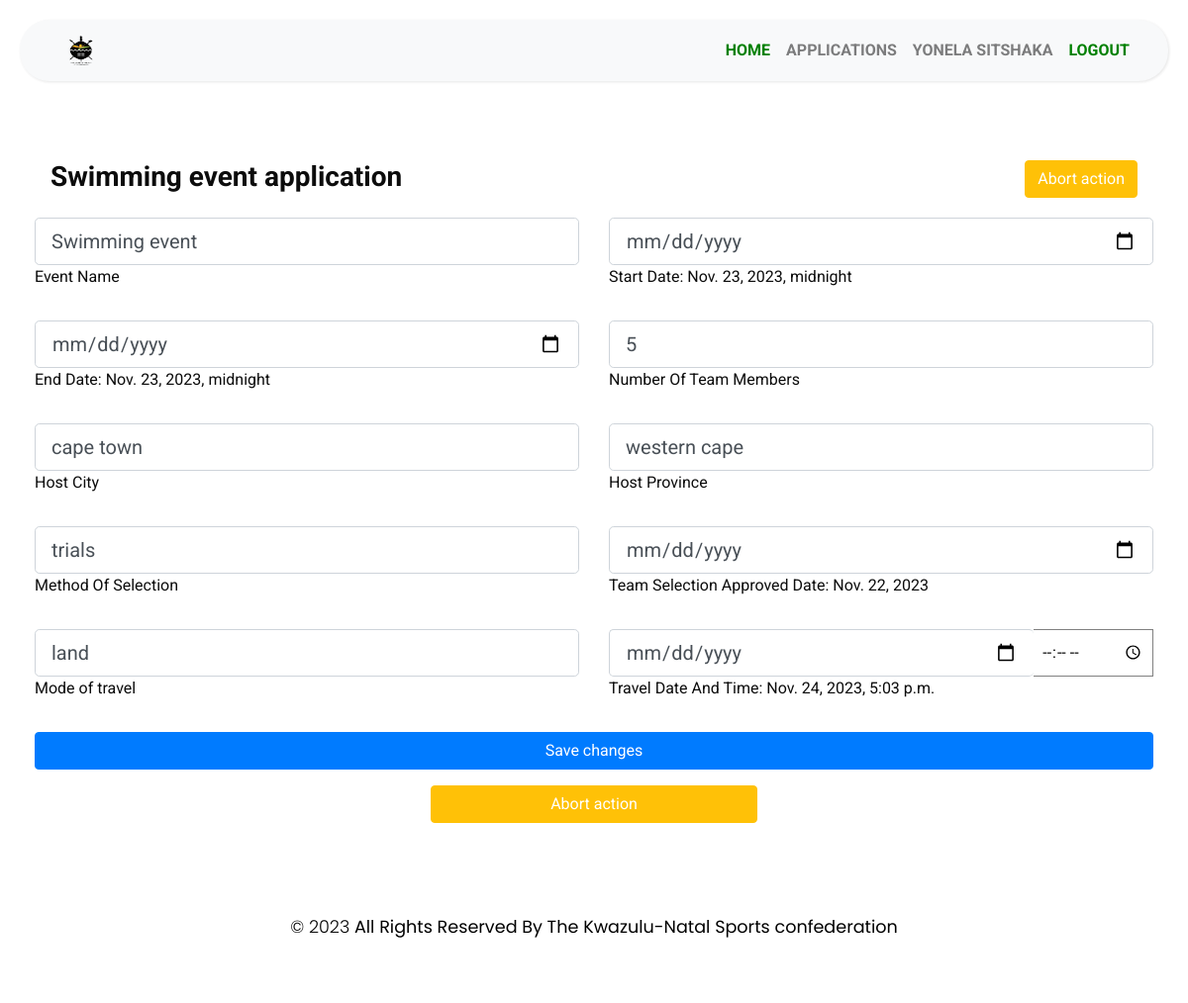
The page /UpdateDetails/2 (signed in) on the database its author committed.
### MyApp/models.py (models this page shows)
class Application(models.Model):
    ApplicationId = models.AutoField(primary_key=True)
    user = models.ForeignKey(User,blank=True,null=True,on_delete=models.CASCADE)
    FederationPersonel = models.ForeignKey(FederationPersonel,blank=True,null=True,on_delete=models.CASCADE)
    EventName = models.CharField(max_length=255)
    StartDate = models.DateTimeField(max_length=255)
    EndDate = models.DateTimeField(max_length=255)
    HostCity = models.CharField(max_length=255)
    HostProvince =models.CharField(max_length=255)
    ReportSubmitAgreement = models.BooleanField(default=False)
    NumberOfTeam = models.IntegerField()
    MethodOfSelection = models.CharField(max_length=255)
    SelectionApprovedDate = models.DateField(max_length=255)
    TravelDateTime = models.DateTimeField(max_length=255)
    ModeOfTravel = models.CharField(max_length=255)
    CodeOfConductAcceped = models.BooleanField(default=False)
    RegulationsInterestDeclaration  = models.CharField(max_length=300, default='NotProvided')
    RegulationsInterestDeclaration  = models.CharField(max_length=300, default='NotProvided')
    SelectionCriteriaProtocols = models.CharField(max_length=300, default='NotProvided')
    GeneralRegulationSelectionProcedure  =models.CharField(max_length=300, default='NotProvided')
    DocumentationOfSelectionSubmitted = models.CharField(max_length=300, default='NotProvided')
    TeamOfficialDuties = models.CharField(max_length=300, default='NotProvided')
    AcceptanceOfTeamAppointment = models.CharField(max_length=300, default='NotProvided')
    HighPerformancePlan = models.CharField(max_length=300, default='NotProvided')
    EventInvitation  = models.CharField(max_length=300, default='NotProvided')
    ApplicationDate  = models.DateTimeField(default=datetime.now())
    Step = models.CharField(max_length=255, default='start')
    ApplicationStatus = models.CharField(max_length=255, default='Oncreate')
    isHistory = models.BooleanField(default=False)
    DateCreated = models.DateTimeField(default=datetime.now())
    DeclineReason = models.TextField(blank=True, null=True)
    CancelReason = models.TextField(blank=True, null=True)
    ApparelLetters = models.CharField(max_length=300, blank=True, null=True)

### MyApp/views.py (the view, shortened to what this page needs)
# urls.py: path('UpdateDetails/<int:ApplicationId>', views.UpdateDetails,name="UpdateDetails"),
@login_required
def UpdateDetails(request, ApplicationId):
    application = get_object_or_404(Application, pk= ApplicationId)
    if request.method =='GET':
        return render(request, 'MyApp/UpdateDetails.html', {"application":application})

### MyApp/templates/MyApp/UpdateDetails.html (shortened to what this page needs)
{% extends "MyApp/base.html" %}
{% block content %}
    {% load static %}
    <div class="container">
        <div style="padding:1rem; display:flex;justify-content:space-between">
            <div>
               <h3><b> {{application.EventName}} application</b></h3>
            </div>
            <div>
                <a style="color:white" href="{% url 'Application_review' applicationId=application.ApplicationId %}" class="btn btn-default btn-warning">
                    Abort action
                </a>
            </div>
        </div>
        <form method="post"  enctype="multipart/form-data" style="width:inherit">
            <div class="row">
                <div class="col-md-6 mb-4">
                    <div class="form-outline">
                        <input required type="text" name="EventName" value="{{application.EventName}}" placeholder="Name of event"  class="form-control form-control-lg">
                        <label class="form-label" for="EventName">Event Name</label>
                    </div>
                </div>
                <div class="col-md-6 mb-4">
                <div class="form-outline" style="display:flex;flex-direction: column">
                    <input required  type="date" name="StartDate"  class="form-control form-control-lg">
                    <label class="form-label" for="Middlename">Start Date: {{application.StartDate}}</label>
                </div>
                </div>
            </div>
            <div class="row">
                <div class="col-md-6 mb-4">
                    <div class="form-outline">
                        <input required type="date" name="EndDate" class="form-control form-control-lg">
                        <label class="form-label" for="EndDate">End Date: {{application.StartDate}}</label>
                    </div>
                </div>
                <div class="col-md-6 mb-4">
                <div class="form-outline" style="display:flex;flex-direction: column">
                    <input required  type="number" name="NumberOfTeam" value="{{application.NumberOfTeam}}" class="form-control form-control-lg">
                    <label class="form-label" for="NumberOfTeam">Number Of Team Members</label>
                </div>
                </div>
            </div>
            <div class="row">
                <div class="col-md-6 mb-4">
                    <div class="form-outline">
                        <input required type="text" name="HostCity" value="{{application.HostCity}}" class="form-control form-control-lg">
                        <label class="form-label" for="HostCity">Host City</label>
                    </div>
                </div>
                <div class="col-md-6 mb-4">
                <div class="form-outline" style="display:flex;flex-direction: column">
                    <input required  type="text" name="HostProvince" value="{{application.HostProvince}}"  class="form-control form-control-lg">
                    <label class="form-label" for="Middlename">Host Province</label>
                </div>
                </div>
            </div>
            <div class="row">
                <div class="col-md-6 mb-4">
                    <div class="form-outline">
                        <input required type="text" name="MethodOfSelection" value="{{application.MethodOfSelection}}" class="form-control form-control-lg">
                        <label class="form-label" for="MethodOfSelection">Method Of Selection</label>
                    </div>
                </div>
                <div class="col-md-6 mb-4">
                <div class="form-outline" style="display:flex;flex-direction: column">
                    <input type="date" name="SelectionApprovedDate" class="form-control form-control-lg" />
                    <label class="form-label" for="RepresatativeType">Team Selection Approved  Date: {{application.SelectionApprovedDate}}</label>
                </div>
                </div>
            </div>
            <div class="row">
                <div class="col-md-6 mb-4">
                    <div class="form-outline">
                        <input required type="text" name="ModeOfTravel" value="{{application.ModeOfTravel}}" class="form-control form-control-lg">
                        <label class="form-label" for="ModeOfTravel">Mode of travel</label>
                    </div>
                </div>
                <div class="col-md-6 mb-4">
                    <div class="form-outline" style="display:flex;flex-direction: column">
                        <div style="display:flex; ">
                            <input required  type="date" name="TravelDate" style="border-right:none"  class="form-control form-control-lg">
                            <input required type="time" name="TravelTime" style="padding:0.5rem; border:solid 1px grey; border-left:none; border-raduis:12px"/>
                        </div>
                        <label class="form-label" for="TravelDateTime">Travel Date And Time: {{application.TravelDateTime}}</label>
                    </div>
                </div>
            </div>
            <input class="btn btn-default btn-primary" style="width:100%" type="submit" value="Save changes"/>
            <div style="padding:1rem; display:flex; justify-content:center; ">
                <a style="color:white;width:30%" href="{% url 'Application_review' applicationId=application.ApplicationId %}" class="btn btn-default btn-warning">
                    Abort action
                </a>
            </div>
        </form>
    </div>
{% endblock %}

### MyApp/templates/MyApp/base.html (shortened to what this page needs)
<!DOCTYPE html>
<html>
<head>
    {%load static %}
    <link rel="stylesheet" href="{% static 'manageProfile/Profile.css' %}">
    <link rel="stylesheet" href="https://stackpath.bootstrapcdn.com/bootstrap/4.1.0/css/bootstrap.min.css">
    <link rel="stylesheet" href="{% static 'manageProfile/css/style5.css' %}">
    <link rel="stylesheet" href="{% static 'manageProfile/css/style.css' %}">
    <link rel="stylesheet" href="{% static 'manageProfile/css1/style.css' %}">
<link rel="stylesheet" type="text/css" href="{% static 'manageProfile/css1/bootstrap.css' %}" />
  <link rel="stylesheet" href="{% static 'manageProfile/css1/nice-select.min.css' %}">
  <link rel="stylesheet" type="text/css" href="https://cdnjs.cloudflare.com/ajax/libs/OwlCarousel2/2.3.4/assets/owl.carousel.min.css" />
  <link href="{% static 'manageProfile/css1/font-awesome.min.css' %}" rel="stylesheet" />
  <link href="{% static 'manageProfile/css1/style.css' %}" rel="stylesheet" />
  <link href="{% static 'manageProfile/css1/responsive.css' %}" rel="stylesheet" />
</head>
<body>
    <div class="wrapper" >
        <div id="content">
            <nav class="navbar navbar-expand-lg navbar-light bg-light" style="border-radius:30px">
                <div class="container-fluid" style="color: black;">
                    <a class="nav-link" href="{% url 'home' %}" style="color: green;"> <img style="width:inherit;width:30px;border-radius:12px;height:30px " src="{% static 'manageProfile/images/kzn-sports-confederation-logo.png' %}" class="thumbnail"/></a>
                    <div class="collapse navbar-collapse" id="navbarSupportedContent">
                      <ul class="nav navbar-nav ml-auto"style="color: azure;">
                            {% if user.is_authenticated %}
                                <li class="nav-item text-uppercase font-weight-bold">
                                    <a style="color: green;" class="nav-link"  href="{% url 'home' %}">Home</a>
                                </li>
                                {% if user.is_superuser %}
                                    {% comment %} <li class="nav-item">
                                        <a style="color: black;" class="nav-link" href="#"> Supper User State</a>
                                    </li> {% endcomment %}
                                    <li class="nav-item text-uppercase font-weight-bold">
                                        <a href="{% url 'Applications' %}" style="color: green;" class="nav-link" href="">Applications</a>
                                    </li>
                                {% else %}
                                    <li class="nav-item text-uppercase font-weight-bold">
                                        <a class="nav-link" href="{%   url 'my_applications' %}" >Applications</a>
                                    </li>
                                {% endif %}
                                <li class="nav-item text-uppercase font-weight-bold">
                                    <a class="nav-link" href="{% url 'account' %}">{{user.first_name}} {{user.last_name}}</a>
                                </li>
                                <li class="nav-item text-uppercase font-weight-bold">
                                    <a style="color: green;" class="nav-link" href="{% url 'logoutuser' %}">logout</a>
                                </li>
                            {% endif %}
                        </ul>
                    </div>
                </div>
            </nav>
            <br>
            {% block content %}
            {% endblock %}
            <br>
            <footer class="footer_section" style="height:auto;margin-bottom:0px;width: 100%; margin-top: 10px;border-radius:30px">
                <div class="container" style="margin-bottom:0px;padding:1rem">
                    <center>
                        <b class="text-center">
                            <p style="color:black;">
                                &copy; <span id="displayYear"></span><b> All Rights Reserved By The</b>
                                <a href="#"><b>Kwazulu-Natal Sports confederation</b></a>
                            </p>
                        </b>
                    </center>
                </div>
            </footer>
        </div>
    </div>
</body>
</html>

### MyApp/static/manageProfile/css/style5.css (style rules this page uses)
body { font-family: 'Poppins', sans-serif; background: #fafafa; }
p { font-family: 'Poppins', sans-serif; font-size: 1.1em; font-weight: 300; line-height: 1.7em; color: #999; }
a, a:hover, a:focus { color: inherit; text-decoration: none; transition: all 0.3s; }
.navbar { padding: 15px 10px; background: #fff; border: none; border-radius: 0; margin-bottom: 40px; box-shadow: 1px 1px 3px rgba(0, 0, 0, 0.1); }
.wrapper { display: flex; width: 100%; align-items: stretch; perspective: 1500px; }
#content { width: 100%; padding: 20px; min-height: 100vh; transition: all 0.3s; }

### MyApp/static/manageProfile/css1/style.css (style rules this page uses)
body { font-family: "Roboto", sans-serif; color: #0c0c0c; background-color: #ffffff; overflow-x: hidden; }
a, a:hover, a:focus { text-decoration: none; }
.btn, .btn:focus { outline: none !important; -webkit-box-shadow: none; box-shadow: none; }
.footer_section { position: relative; background-color: #ffffff; text-align: center; }
.footer_section p { color: #155263; padding: 25px 0; margin: 0; }
.footer_section p a { color: inherit; }

### MyApp/static/manageProfile/css1/responsive.css (style rules this page uses)
@media (min-width: 1200px) { .container { max-width: 1170px; } }

### rows shown on the page
Application: EventName "Swimming event", StartDate "Nov. 23, 2023, midnight", NumberOfTeam "5", HostCity "cape town", HostProvince "western cape", MethodOfSelection "trials", SelectionApprovedDate "Nov. 22, 2023", ModeOfTravel "land", TravelDateTime "Nov. 24, 2023, 5:03 p.m."

### other values the page prints
{{ user.first_name }} "YONELA"
{{ user.last_name }} "SITSHAKA"
